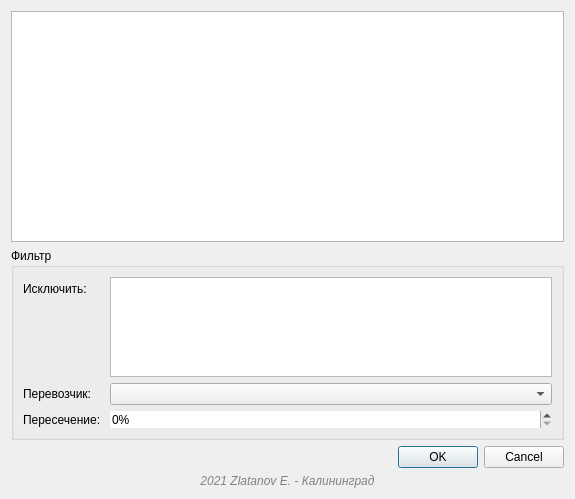
<?xml version="1.0" encoding="UTF-8"?>
<ui version="4.0">
 <class>CreateIntersectDialogBase</class>
 <widget class="QDialog" name="CreateIntersectDialogBase">
  <property name="geometry">
   <rect>
    <x>0</x>
    <y>0</y>
    <width>575</width>
    <height>499</height>
   </rect>
  </property>
  <property name="minimumSize">
   <size>
    <width>0</width>
    <height>0</height>
   </size>
  </property>
  <property name="maximumSize">
   <size>
    <width>16777215</width>
    <height>16777215</height>
   </size>
  </property>
  <property name="windowTitle">
   <string>Выберите маршрут</string>
  </property>
  <property name="modal">
   <bool>true</bool>
  </property>
  <layout class="QVBoxLayout" name="verticalLayout">
   <item>
    <widget class="QTableWidget" name="tableClickedWays">
     <property name="font">
      <font>
       <pointsize>8</pointsize>
      </font>
     </property>
     <property name="lineWidth">
      <number>1</number>
     </property>
     <property name="editTriggers">
      <set>QAbstractItemView::NoEditTriggers</set>
     </property>
     <property name="dragEnabled">
      <bool>true</bool>
     </property>
     <property name="selectionMode">
      <enum>QAbstractItemView::SingleSelection</enum>
     </property>
     <property name="selectionBehavior">
      <enum>QAbstractItemView::SelectRows</enum>
     </property>
     <property name="gridStyle">
      <enum>Qt::DotLine</enum>
     </property>
     <property name="sortingEnabled">
      <bool>true</bool>
     </property>
     <attribute name="verticalHeaderDefaultSectionSize">
      <number>17</number>
     </attribute>
    </widget>
   </item>
   <item>
    <widget class="QGroupBox" name="groupBox">
     <property name="sizePolicy">
      <sizepolicy hsizetype="Preferred" vsizetype="Maximum">
       <horstretch>0</horstretch>
       <verstretch>0</verstretch>
      </sizepolicy>
     </property>
     <property name="title">
      <string>Фильтр</string>
     </property>
     <layout class="QFormLayout" name="formLayout">
      <item row="0" column="0">
       <widget class="QLabel" name="label_3">
        <property name="text">
         <string>Исключить:</string>
        </property>
       </widget>
      </item>
      <item row="0" column="1">
       <widget class="QListWidget" name="listWidget">
        <property name="maximumSize">
         <size>
          <width>16777215</width>
          <height>100</height>
         </size>
        </property>
       </widget>
      </item>
      <item row="1" column="0">
       <widget class="QLabel" name="label">
        <property name="text">
         <string>Перевозчик: </string>
        </property>
       </widget>
      </item>
      <item row="1" column="1">
       <widget class="QComboBox" name="comboBox">
        <property name="enabled">
         <bool>true</bool>
        </property>
        <property name="minimumSize">
         <size>
          <width>90</width>
          <height>0</height>
         </size>
        </property>
       </widget>
      </item>
      <item row="2" column="0">
       <widget class="QLabel" name="label_2">
        <property name="text">
         <string>Пересечение: </string>
        </property>
       </widget>
      </item>
      <item row="2" column="1">
       <widget class="QSpinBox" name="spinBox">
        <property name="mouseTracking">
         <bool>false</bool>
        </property>
        <property name="frame">
         <bool>false</bool>
        </property>
        <property name="buttonSymbols">
         <enum>QAbstractSpinBox::UpDownArrows</enum>
        </property>
        <property name="suffix">
         <string>%</string>
        </property>
        <property name="maximum">
         <number>100</number>
        </property>
        <property name="singleStep">
         <number>10</number>
        </property>
       </widget>
      </item>
     </layout>
    </widget>
   </item>
   <item>
    <widget class="QDialogButtonBox" name="button_box">
     <property name="maximumSize">
      <size>
       <width>16777215</width>
       <height>16777215</height>
      </size>
     </property>
     <property name="orientation">
      <enum>Qt::Horizontal</enum>
     </property>
     <property name="standardButtons">
      <set>QDialogButtonBox::Cancel|QDialogButtonBox::Ok</set>
     </property>
    </widget>
   </item>
   <item>
    <widget class="QLabel" name="label_8">
     <property name="font">
      <font>
       <italic>true</italic>
      </font>
     </property>
     <property name="text">
      <string>&lt;html&gt;&lt;head/&gt;&lt;body&gt;&lt;p&gt;&lt;span style=&quot; color:#828282;&quot;&gt;2021 Zlatanov E. - Калининград&lt;/span&gt;&lt;/p&gt;&lt;/body&gt;&lt;/html&gt;</string>
     </property>
     <property name="alignment">
      <set>Qt::AlignCenter</set>
     </property>
    </widget>
   </item>
  </layout>
 </widget>
 <resources/>
 <connections>
  <connection>
   <sender>button_box</sender>
   <signal>accepted()</signal>
   <receiver>CreateIntersectDialogBase</receiver>
   <slot>accept()</slot>
   <hints>
    <hint type="sourcelabel">
     <x>20</x>
     <y>20</y>
    </hint>
    <hint type="destinationlabel">
     <x>20</x>
     <y>20</y>
    </hint>
   </hints>
  </connection>
  <connection>
   <sender>button_box</sender>
   <signal>rejected()</signal>
   <receiver>CreateIntersectDialogBase</receiver>
   <slot>reject()</slot>
   <hints>
    <hint type="sourcelabel">
     <x>20</x>
     <y>20</y>
    </hint>
    <hint type="destinationlabel">
     <x>20</x>
     <y>20</y>
    </hint>
   </hints>
  </connection>
 </connections>
</ui>
